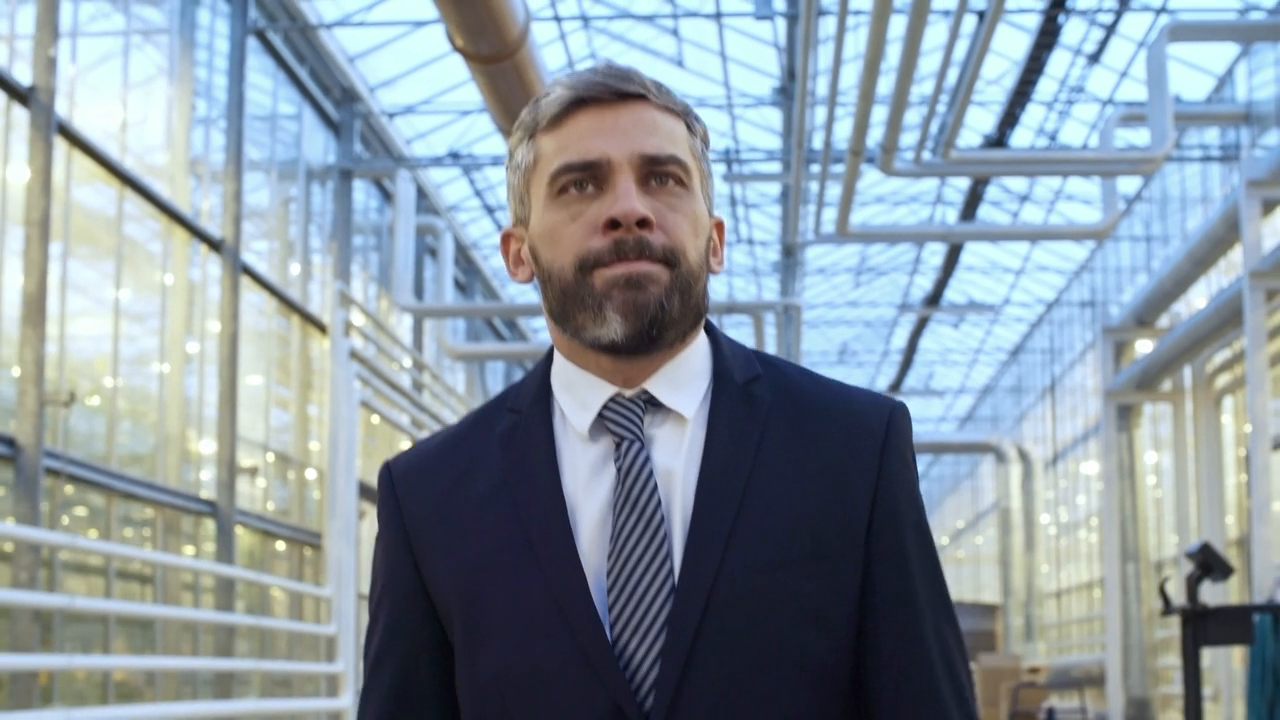
#> input picture frame 30 of 199623-910995789_tiny.mp4, 1280 x 720 px
$ python 06facial_detection_video.py
#> lines starting #> are read from the running program, lines starting #| are printed output that depends on the picture; after the words box and inside, x2 and y2 are one past the last pixel; in counts of white or black regions, pixels touching at a corner belong together
#> further down, frame is the input picture: shape (720, 1280, 3); mean B, G, R 161.4, 152, 137.9
import cv2 as cv

def face_detect_demo(img):
    gray = cv.cvtColor(img, cv.COLOR_BGR2GRAY)
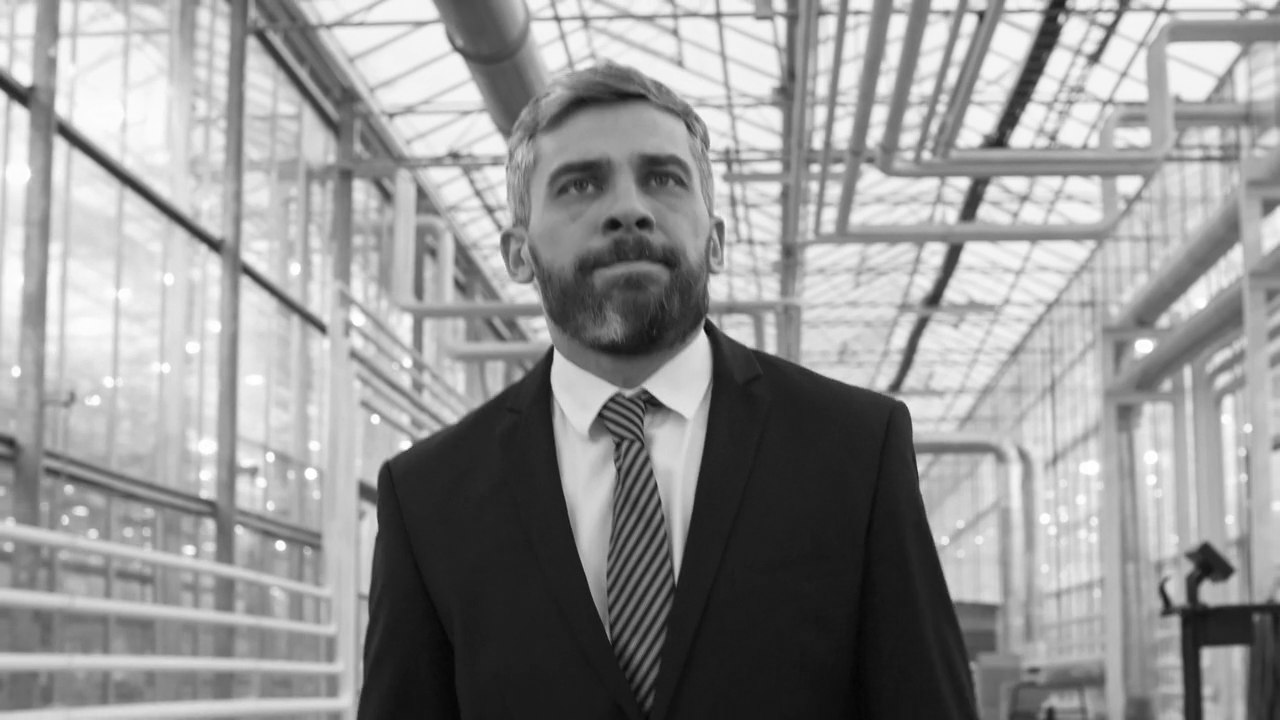
#> gray: shape (720, 1280); min 3, max 255, mean 148.9
    face_detect = cv.CascadeClassifier('D:/opencv/sources/data/haarcascades/haarcascade_frontalface_alt2.xml')
    faces = face_detect.detectMultiScale(gray)
#> faces = [[924, 372, 55, 55], [526, 100, 200, 200], [531, 336, 207, 207]]
    for x, y, w, h in faces:
        cv.rectangle(img, (x, y), (x + w, y + h), color=(0, 0, 255), thickness=2)
#> this loop made 3 passes
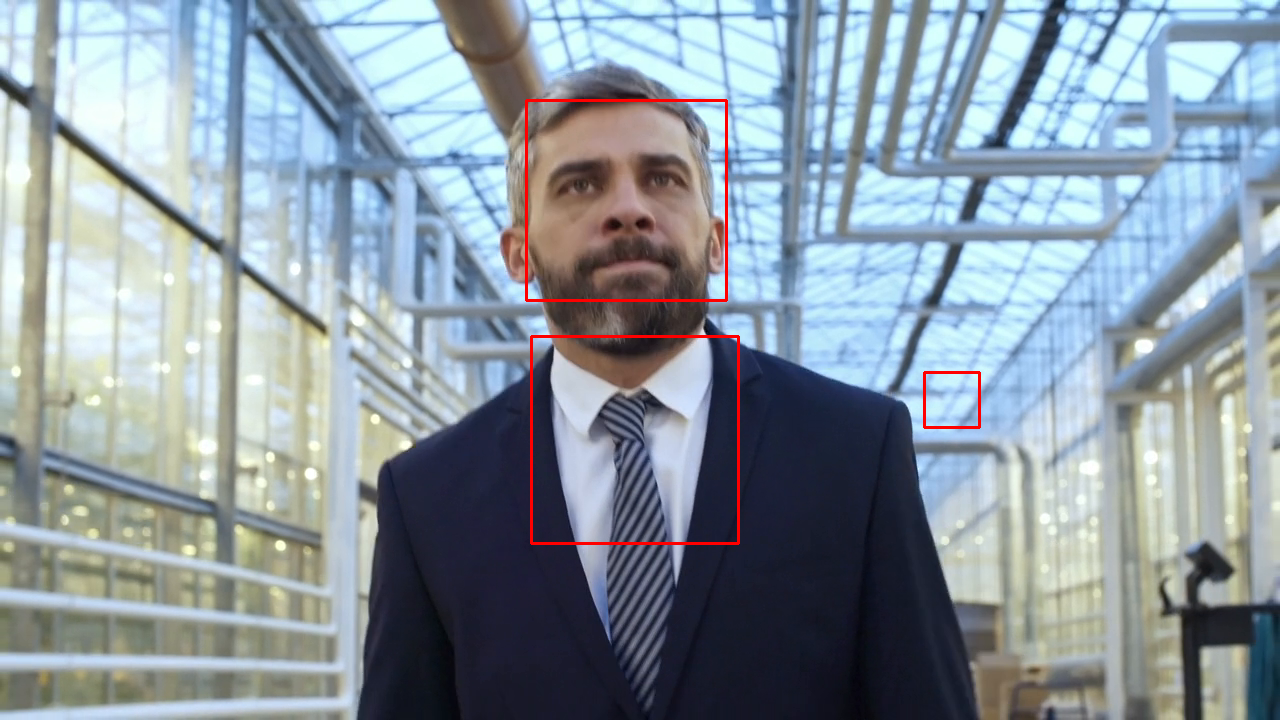
#> img: shape (720, 1280, 3); 0.6% of pixels changed, all inside (x1, y1, x2, y2) = (525, 99, 981, 545)
    cv.imshow('result', img)

# Replace the 0 with your video file path
cap = cv.VideoCapture('D:/opencv/trainer/199623-910995789_tiny.mp4')  # 👈 change to your actual video file path

while True:
    flag, frame = cap.read()
    if not flag:  # if video ends or cannot read frame
        break
    face_detect_demo(frame)  # detect human faces in current frame
    if ord('q') == cv.waitKey(30):  # adjust delay as needed (30ms ~ 33fps)
#> (key q is pressed here)
        break

# release resources
cap.release()
cv.destroyAllWindows()

$ run again, starting later in the video
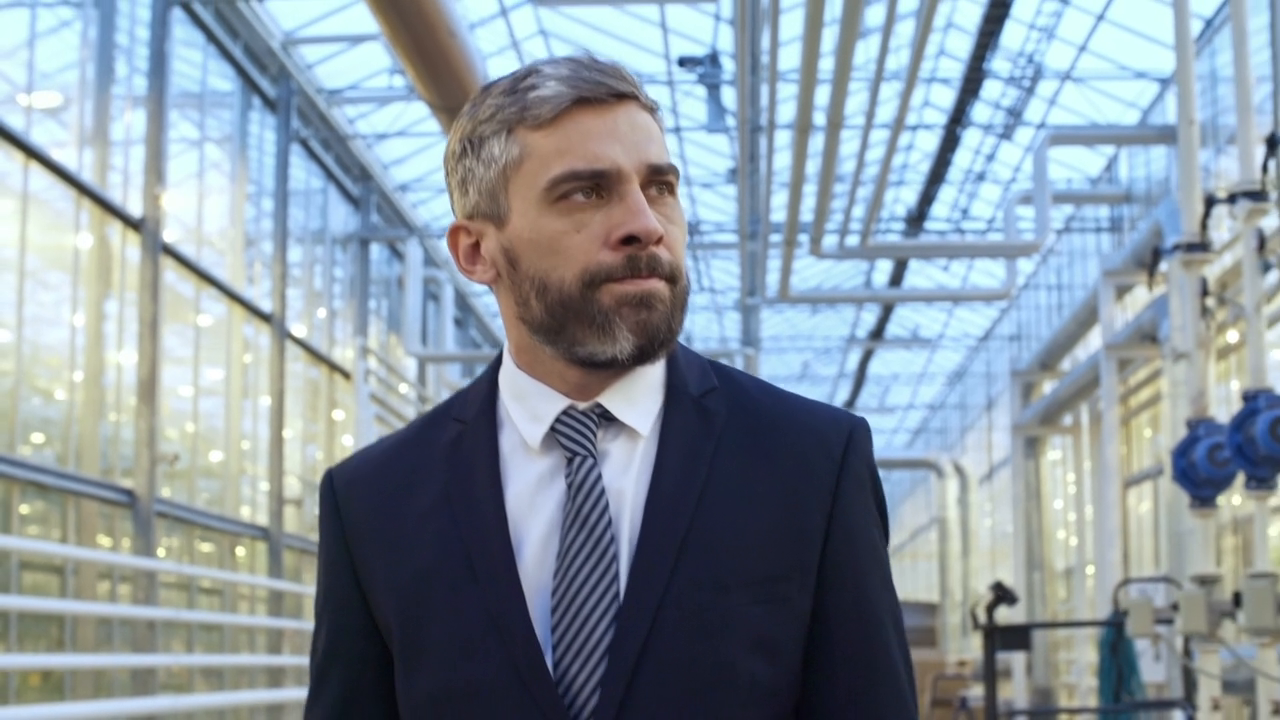
#> input picture frame 137 of 199623-910995789_tiny.mp4, 1280 x 720 px
#> frame is the input picture: shape (720, 1280, 3); mean B, G, R 161, 151, 137.6
#> in face_detect_demo, `gray = cv.cvtColor(img, cv.COLOR_BGR2GRAY)`:
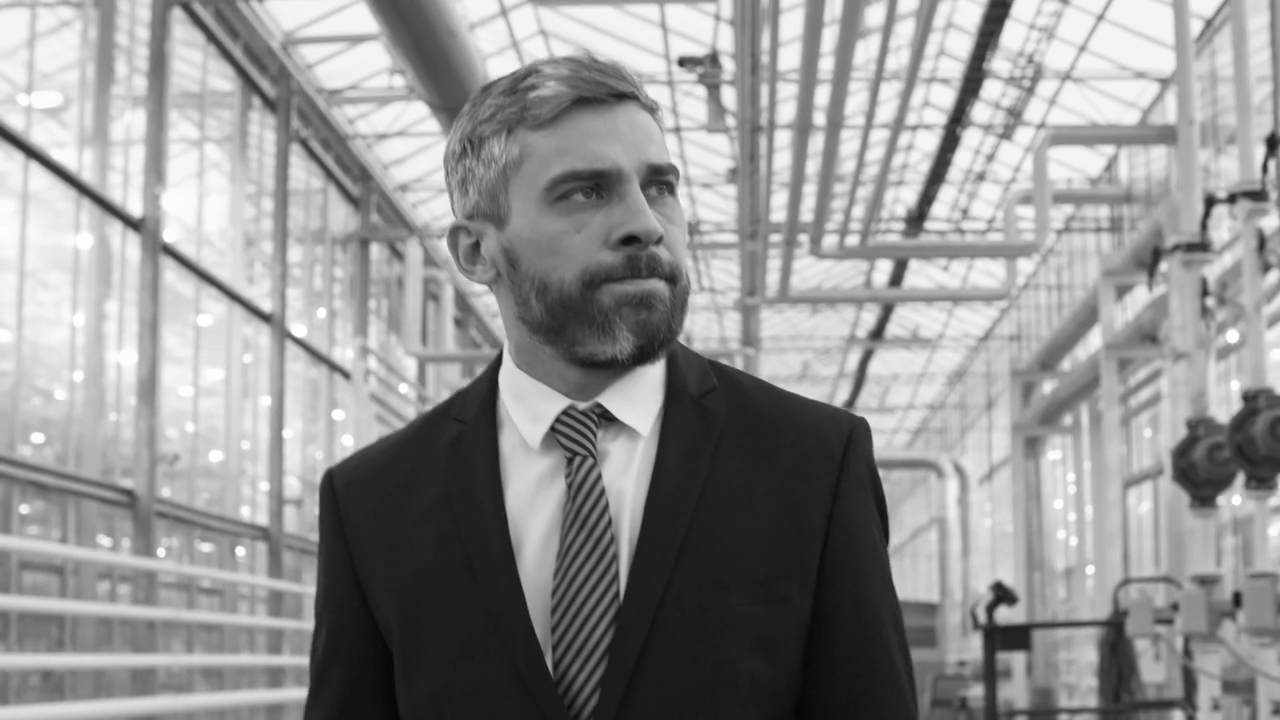
#> gray: shape (720, 1280); min 4, max 255, mean 148.1
#> faces = [[866, 416, 43, 43], [873, 388, 55, 55], [904, 60, 60, 60], [846, 352, 78, 78], [496, 447, 82, 82], [528, 107, 205, 205]]
#> the loop in face_detect_demo, `for x, y, w, h in faces:` made 6 passes
#> after the loop in face_detect_demo, `for x, y, w, h in faces:`:
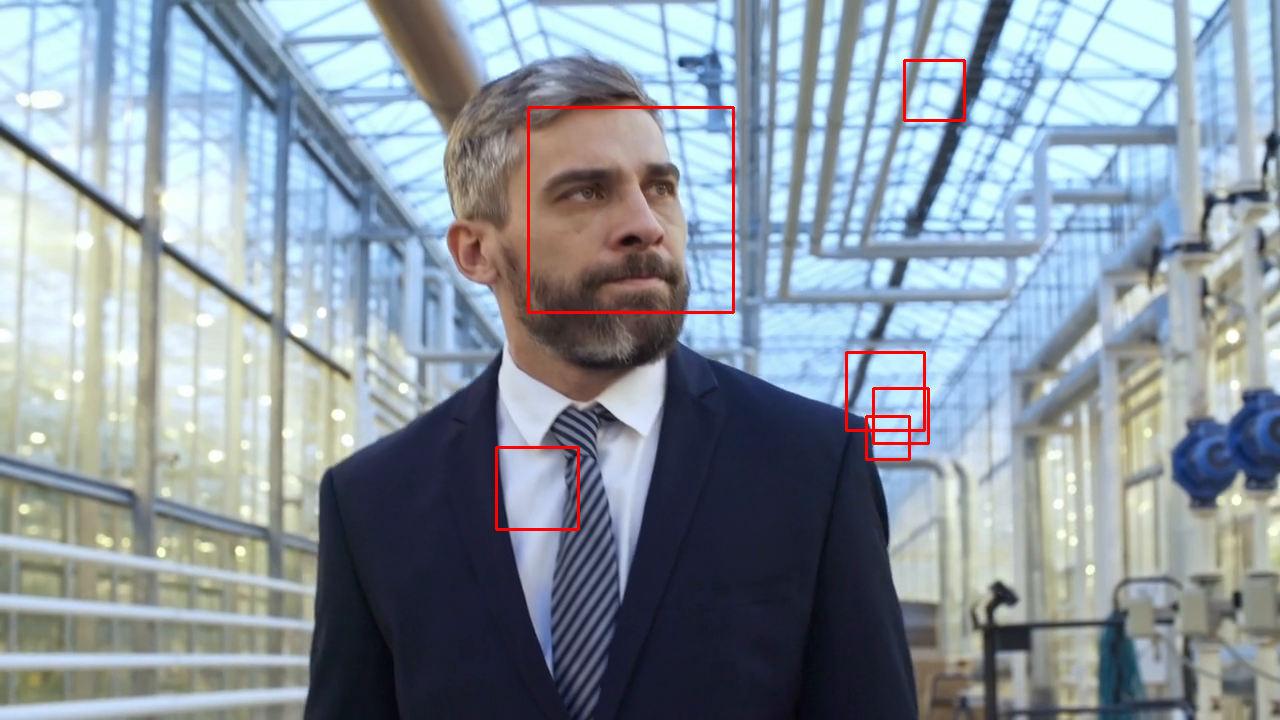
#> img: shape (720, 1280, 3); 0.67% of pixels changed, all inside (x1, y1, x2, y2) = (495, 59, 966, 531)

$ run again, starting later in the video
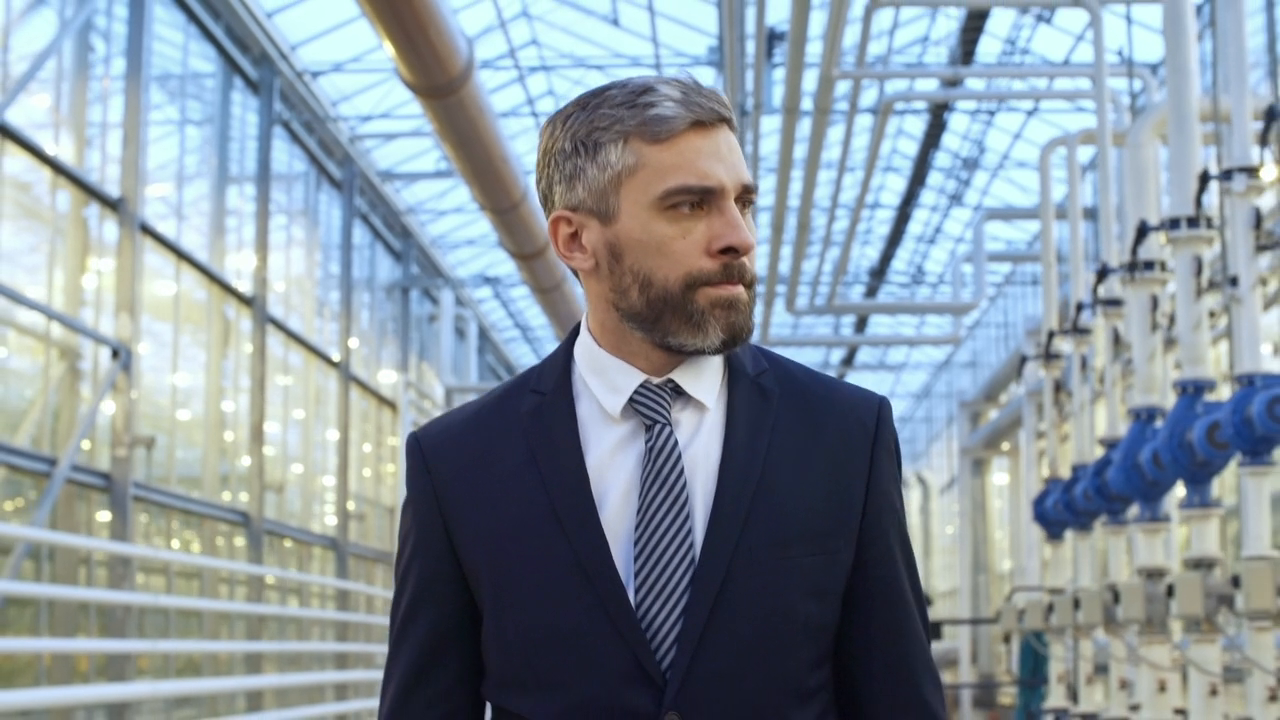
#> input picture frame 244 of 199623-910995789_tiny.mp4, 1280 x 720 px
#> frame is the input picture: shape (720, 1280, 3); mean B, G, R 159.3, 150.2, 137.1
#> in face_detect_demo, `gray = cv.cvtColor(img, cv.COLOR_BGR2GRAY)`:
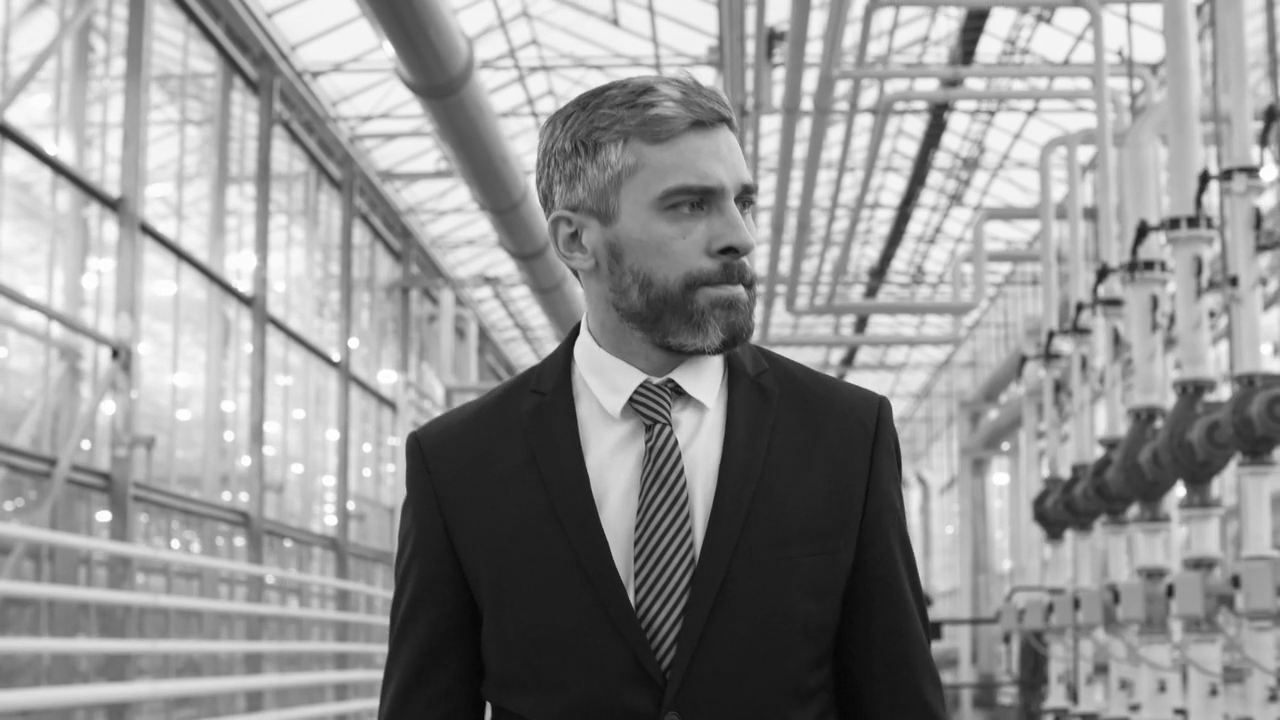
#> gray: shape (720, 1280); min 1, max 255, mean 147.3
#> faces = [[1093, 35, 96, 96], [637, 136, 174, 174], [562, 332, 194, 194]]
#> the loop in face_detect_demo, `for x, y, w, h in faces:` made 3 passes
#> after the loop in face_detect_demo, `for x, y, w, h in faces:`:
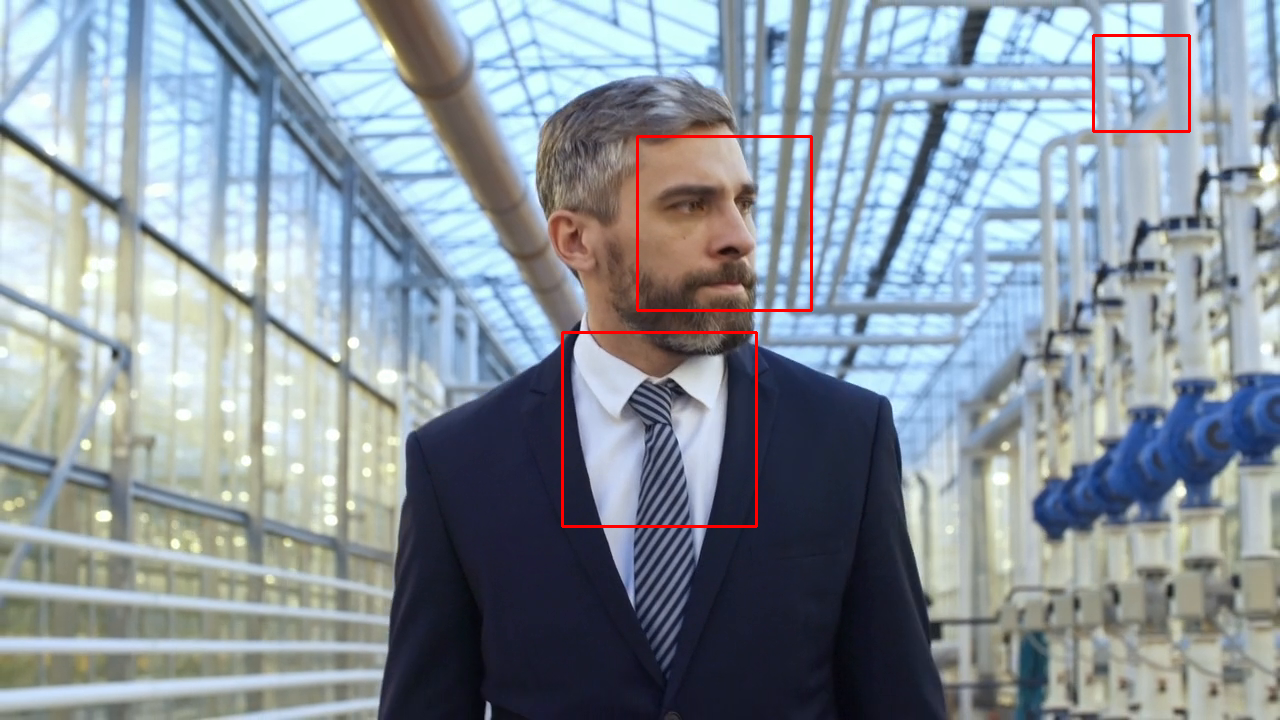
#> img: shape (720, 1280, 3); 0.6% of pixels changed, all inside (x1, y1, x2, y2) = (561, 34, 1191, 528)
